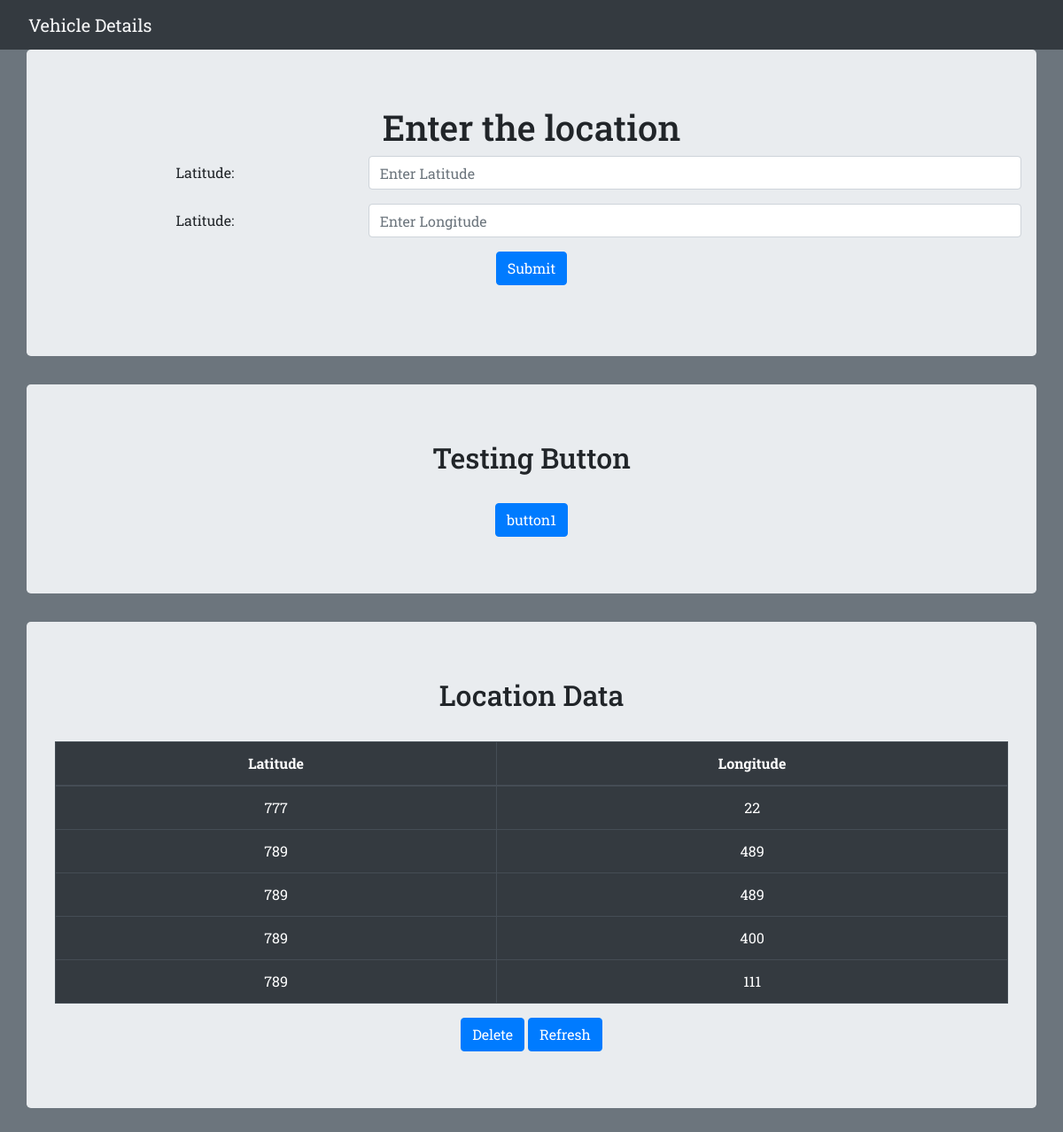
Before: / with the older database file.
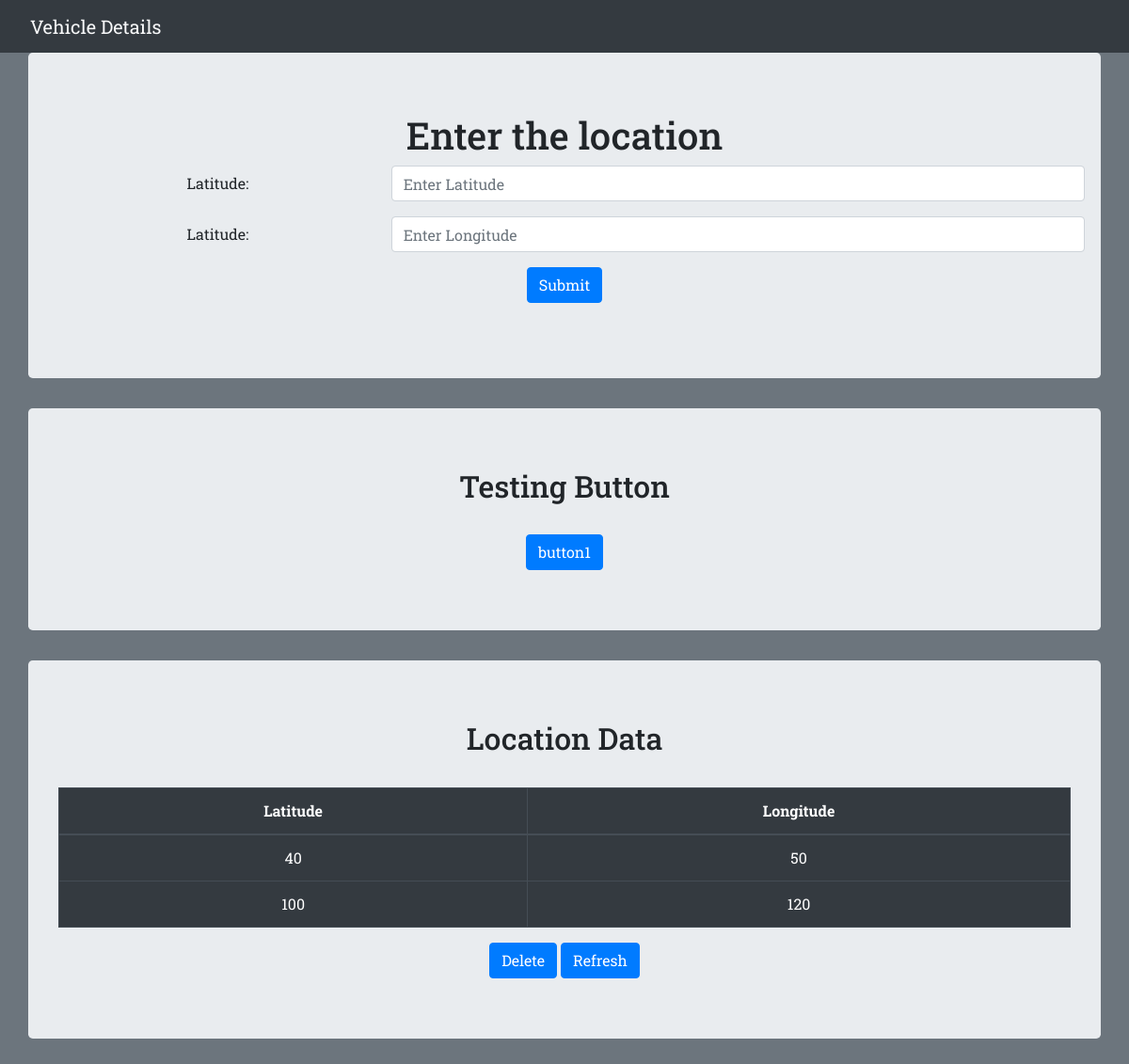
After: the same page with the newer database file.
### Books/models.py (models this page shows, shortened)
class Data(models.Model):
    data1 = models.CharField(max_length=100)
    data2 = models.CharField(max_length=100, default=True)

### Books/views.py (the view, shortened to what this page needs)
# urls.py: path('',views.index, name='index'),
def index(request):
    context =\
    {
        'location':Data.objects.all(),
        'button':Buttons.objects.all()
    }
    print(request.GET)
    return render(request,'Home.html',context)

### templates/Home.html (shortened to what this page needs)
<!DOCTYPE html>
<html lang="en">
<head>
    <link rel="stylesheet" href="https://stackpath.bootstrapcdn.com/bootstrap/4.4.1/css/bootstrap.min.css">
</head>
<body style="font-family: 'Roboto Slab', serif;" class="bg-secondary">
    <nav class="navbar bg-dark">
        <a class="navbar navbar-brand text-light">Vehicle Details</a>
    </nav>
    <div class="container jumbotron text-center">
        <h1>Enter the location</h1>
        <form action="" class="form-group" method="POST">
            <div class="form-group row">
                <label for="latitude" class="col-sm-4 col-form-label">Latitude:</label>
                <input type="text" class="col-sm-8 form-control" id="latitude" placeholder="Enter Latitude" name="lat">
            </div>
            <div class="form-group row">
                <label for="longitude" class="col-sm-4 col-form-label">Latitude:</label>
                <input type="text" class="col-sm-8 form-control" id="longitude" placeholder="Enter Longitude" name="lon">
            </div>
            <input type="submit" class="btn btn-primary" value="Submit">
        </form>
    </div>
    <div class="container jumbotron text-center">
        <form action="button1" method="post">
            <h2>Testing Button</h2><br>
            <input type="submit" class="btn btn-primary" name="button" value="button1">
        </form>
    </div>
    <div class="container jumbotron text-center">
        <h2>Location Data</h2><br>
        <table class="table table-dark table-bordered">
            <thead>
            <th>Latitude</th>
            <th>Longitude</th>
            </thead>
            <tbody>
            {% for i in location %}
            <tr>
            <td>{{i.data1}}</td>
            <td>{{i.data2}}</td>
            </tr>
            {% endfor %}
            </tbody>
        </table>
        <a href="{% url 'Books:delete' %}"><input type="button" class="btn btn-primary" onclick="{% url 'Books:delete' %}" value="Delete"></a>
        <input type="button" class="btn btn-primary" onclick="location.reload()" value="Refresh">
    </div>
</body>
</html>

Changed rows visible on the page:
removed Data: data1 "777", data2 "22"
removed Data: data1 "789", data2 "489"
removed Data: data1 "789", data2 "489"
removed Data: data1 "789", data2 "400"
removed Data: data1 "789", data2 "111"
added Data: data1 "40", data2 "50"
added Data: data1 "100", data2 "120"
